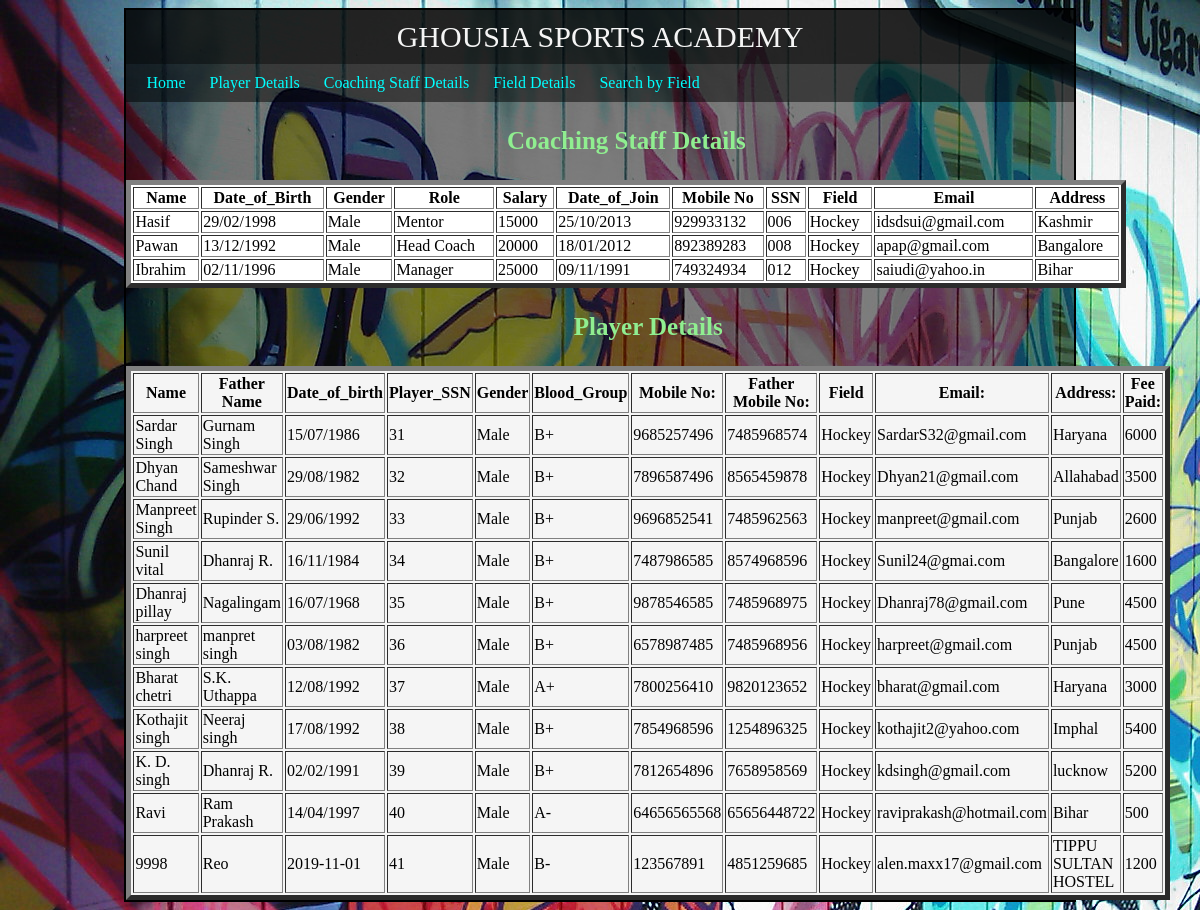
The page /show_details_by_field.php?field=Hockey on the database its author committed.
### tables this page shows
CREATE TABLE IF NOT EXISTS `coach_details` (
  `name` varchar(25) NOT NULL,
  `dob` varchar(10) NOT NULL,
  `gender` varchar(10) NOT NULL,
  `role` varchar(25) NOT NULL,
  `sal` varchar(10) NOT NULL,
  `doj` varchar(10) NOT NULL,
  `pno` varchar(10) NOT NULL,
  `ssn` varchar(10) NOT NULL,
  `field` varchar(10) NOT NULL,
  `email` varchar(25) NOT NULL,
  `address` varchar(30) NOT NULL
);

CREATE TABLE IF NOT EXISTS `candidate_details` (
`sno` int(4) NOT NULL,
  `name` char(25) NOT NULL,
  `father_name` text NOT NULL,
  `dob` text NOT NULL,
  `gender` text NOT NULL,
  `blood_group` text NOT NULL,
  `pno` text NOT NULL,
  `father_no` text NOT NULL,
  `field` text NOT NULL,
  `email` text NOT NULL,
  `address` text NOT NULL,
  `fee` text NOT NULL
);

### show_details_by_field.php (the view, shortened to what this page needs)
<!DOCTYPE>
<html>
<head>
	<link rel="stylesheet" type="text/css" href="css/show_details.css">
</head>
<body background="second.jpg">
	<div class="init">
		<header>
			GHOUSIA SPORTS ACADEMY
		</header>
		<nav>
			<a href="home.php">Home</a>
			<a href="show_details.php">Player Details</a>
			<a href="coach.php">Coaching Staff Details</a>
			<a href="field_details.php"> Field Details</a>
			<a href="search_player.php">Search by Field</a>
		</nav>
		<table width="1000" border="5" align="center" bgcolor="white">
			<caption>
				<h3> Coaching Staff Details</h3>
			</caption>
			<tr>
				<th>Name</th>
				<th>Date_of_Birth</th>
				<th>Gender</th>
				<th>Role</th>
				<th>Salary</th>
				<th>Date_of_Join</th>
				<th>Mobile No</th>
				<th>SSN</th>
				<th>Field</th>
				<th>Email</th>
				<th>Address</th>
			</tr>
			<?php
			$link = mysqli_connect("localhost", "root", "") or die("not connected");
			mysqli_select_db($link, "sports") or die("no db found");
			$field = $_GET['field'];
			if (empty($field)) {
				echo "<h3>Please Enter Valid Field</h3>";
			} else {
				$viewquery = "SELECT * FROM coach_details where field='$field'";
				$Execute = mysqli_query($link, $viewquery);
				while ($Datarows = mysqli_fetch_array($Execute)) {
					$name = $Datarows['name'];
					$dob = $Datarows['dob'];
					$gender = $Datarows['gender'];
					$role = $Datarows['role'];
					$sal = $Datarows['sal'];
					$doj = $Datarows['doj'];
					$pno = $Datarows['pno'];
					$ssn = $Datarows['ssn'];
					$field = $Datarows['field'];
					$email = $Datarows['email'];
					$address = $Datarows['address'];
					?>
					<tr>
						<td><?php echo $name; ?></td>
						<td><?php echo  $dob; ?></td>
						<td><?php echo $gender; ?></td>
						<td><?php echo $role; ?></td>
						<td><?php echo $sal; ?></td>
						<td><?php echo $doj; ?></td>
						<td><?php echo $pno; ?></td>
						<td><?php echo $ssn; ?></td>
						<td><?php echo $field; ?></td>
						<td><?php echo $email; ?></td>
						<td><?php echo $address; ?></td>
					</tr>
			<?php  }
			} ?>
		</table>
		<table width="1000" border="5" align="center" bgcolor="whitesmoke">
			<caption>
				<h3> Player Details</h3>
			</caption>
			<tr>
				<th>Name</th>
				<th>Father Name</th>
				<th>Date_of_birth</th>
				<th>Player_SSN</th>
				<th>Gender</th>
				<th>Blood_Group</th>
				<th>Mobile No:</th>
				<th>Father Mobile No:</th>
				<th>Field</th>
				<th>Email:</th>
				<th>Address:</th>
				<th>Fee Paid:</th>
			</tr>
			<?php
			$link = mysqli_connect("localhost", "root", "") or die("not connected");
			mysqli_select_db($link, "sports") or die("no db found");
			$field = $_GET['field'];
			if (empty($field)) {
				echo "<h3>Please Enter Valid Field</h3>";
			} else {
				$viewquery = "SELECT * FROM candidate_details where field='$field'";
				$Execute = mysqli_query($link, $viewquery);
				while ($Datarows = mysqli_fetch_array($Execute)) {
					$name = $Datarows['name'];
					$father_name = $Datarows['father_name'];
					$dob = $Datarows['dob'];
					$sno = $Datarows['sno'];
					$gender = $Datarows['gender'];
					$blood_group = $Datarows['blood_group'];
					$pno = $Datarows['pno'];
					$father_no = $Datarows['father_no'];
					$field = $Datarows['field'];
					$email = $Datarows['email'];
					$address = $Datarows['address'];
					$fee = $Datarows['fee'];
					?>
					<tr>
						<td><?php echo $name; ?></td>
						<td><?php echo $father_name; ?></td>
						<td><?php echo  $dob; ?></td>
						<td><?php echo  $sno; ?></td>
						<td><?php echo $gender; ?></td>
						<td><?php echo $blood_group; ?></td>
						<td><?php echo $pno; ?></td>
						<td><?php echo $father_no; ?></td>
						<td><?php echo $field; ?></td>
						<td><?php echo $email; ?></td>
						<td><?php echo $address; ?></td>
						<td><?php echo $fee; ?></td>
					</tr>
			<?php  }
			} ?>
		</table>
	</div>
</body>
</html>

### css/show_details.css (style rules this page uses)
.init { border:2px solid black; width: 80%; margin: auto; background: rgba(0,0,0,0.5); }
header { font-size: 30px; color: whitesmoke; background: rgba(1, 1,1, 0.7); text-align: center; padding: 10px; font-family: cursive; }
nav { background: rgba(0,0,0,0.5); padding: 10px; }
a { text-align: left; color: aqua; padding: 10px; text-align: left; text-decoration: none; }
h3 { color: lightgreen; font-size: 25px; }

### rows shown on the page
coach_details: name "Hasif", dob "29/02/1998", gender "Male", role "Mentor", sal "15000", doj "25/10/2013", pno "929933132", ssn "006", field "Hockey", email "idsdsui@gmail.com", address "Kashmir"
coach_details: name "Pawan", dob "13/12/1992", gender "Male", role "Head Coach", sal "20000", doj "18/01/2012", pno "892389283", ssn "008", field "Hockey", email "apap@gmail.com", address "Bangalore"
coach_details: name "Ibrahim", dob "02/11/1996", gender "Male", role "Manager", sal "25000", doj "09/11/1991", pno "749324934", ssn "012", field "Hockey", email "saiudi@yahoo.in", address "Bihar"
candidate_details: name "Sardar Singh", father_name "Gurnam Singh", dob "15/07/1986", sno "31", gender "Male", blood_group "B+", pno "9685257496", father_no "7485968574", field "Hockey", email "SardarS32@gmail.com", address "Haryana", fee "6000"
candidate_details: name "Dhyan Chand", father_name "Sameshwar Singh", dob "29/08/1982", sno "32", gender "Male", blood_group "B+", pno "7896587496", father_no "8565459878", field "Hockey", email "Dhyan21@gmail.com", address "Allahabad", fee "3500"
candidate_details: name "Manpreet Singh", father_name "Rupinder S.", dob "29/06/1992", sno "33", gender "Male", blood_group "B+", pno "9696852541", father_no "7485962563", field "Hockey", email "manpreet@gmail.com", address "Punjab", fee "2600"
candidate_details: name "Sunil vital", father_name "Dhanraj R.", dob "16/11/1984", sno "34", gender "Male", blood_group "B+", pno "7487986585", father_no "8574968596", field "Hockey", email "Sunil24@gmai.com", address "Bangalore", fee "1600"
candidate_details: name "Dhanraj pillay", father_name "Nagalingam", dob "16/07/1968", sno "35", gender "Male", blood_group "B+", pno "9878546585", father_no "7485968975", field "Hockey", email "Dhanraj78@gmail.com", address "Pune", fee "4500"
candidate_details: name "harpreet singh", father_name "manpret singh", dob "03/08/1982", sno "36", gender "Male", blood_group "B+", pno "6578987485", father_no "7485968956", field "Hockey", email "harpreet@gmail.com", address "Punjab", fee "4500"
candidate_details: name "Bharat chetri", father_name "S.K. Uthappa", dob "12/08/1992", sno "37", gender "Male", blood_group "A+", pno "7800256410", father_no "9820123652", field "Hockey", email "bharat@gmail.com", address "Haryana", fee "3000"
candidate_details: name "Kothajit singh", father_name "Neeraj singh", dob "17/08/1992", sno "38", gender "Male", blood_group "B+", pno "7854968596", father_no "1254896325", field "Hockey", email "kothajit2@yahoo.com", address "Imphal", fee "5400"
candidate_details: name "K. D. singh", father_name "Dhanraj R.", dob "02/02/1991", sno "39", gender "Male", blood_group "B+", pno "7812654896", father_no "7658958569", field "Hockey", email "kdsingh@gmail.com", address "lucknow", fee "5200"
candidate_details: name "Ravi", father_name "Ram Prakash", dob "14/04/1997", sno "40", gender "Male", blood_group "A-", pno "64656565568", father_no "65656448722", field "Hockey", email "raviprakash@hotmail.com", address "Bihar", fee "500"
candidate_details: name "9998", father_name "Reo", dob "2019-11-01", sno "41", gender "Male", blood_group "B-", pno "123567891", father_no "4851259685", field "Hockey", email "alen.maxx17@gmail.com", address "TIPPU SULTAN HOSTEL", fee "1200"
